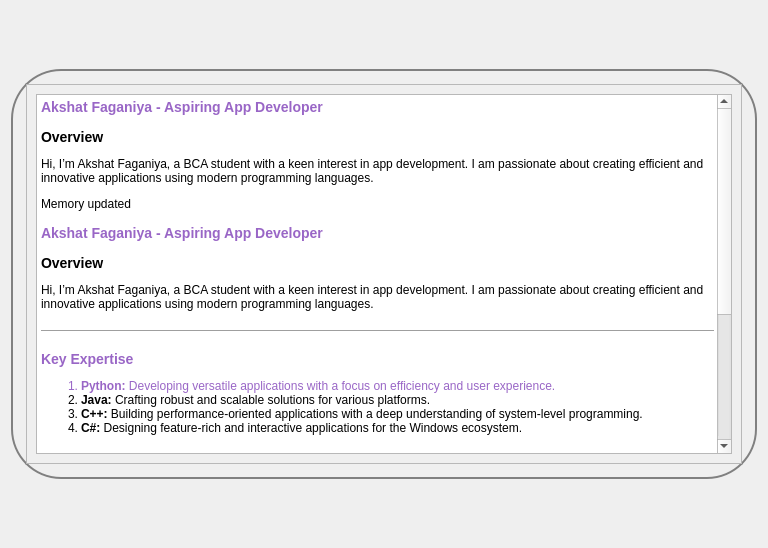
<?xml version="1.0" encoding="UTF-8"?>
<ui version="4.0">
 <class>Frame</class>
 <widget class="QFrame" name="Frame">
  <property name="geometry">
   <rect>
    <x>0</x>
    <y>0</y>
    <width>768</width>
    <height>548</height>
   </rect>
  </property>
  <property name="windowTitle">
   <string>Frame</string>
  </property>
  <layout class="QHBoxLayout" name="horizontalLayout">
   <item>
    <widget class="QWidget" name="widget" native="true">
     <property name="sizePolicy">
      <sizepolicy hsizetype="Preferred" vsizetype="Preferred">
       <horstretch>0</horstretch>
       <verstretch>0</verstretch>
      </sizepolicy>
     </property>
     <property name="minimumSize">
      <size>
       <width>0</width>
       <height>0</height>
      </size>
     </property>
     <property name="maximumSize">
      <size>
       <width>16777215</width>
       <height>410</height>
      </size>
     </property>
     <property name="styleSheet">
      <string notr="true">#widget
{
border:2px solid gray;
border-radius:50px;
}</string>
     </property>
     <layout class="QVBoxLayout" name="verticalLayout_2">
      <property name="leftMargin">
       <number>15</number>
      </property>
      <property name="topMargin">
       <number>15</number>
      </property>
      <property name="rightMargin">
       <number>15</number>
      </property>
      <property name="bottomMargin">
       <number>15</number>
      </property>
      <item>
       <widget class="QFrame" name="frame_2">
        <property name="maximumSize">
         <size>
          <width>16777215</width>
          <height>2000</height>
         </size>
        </property>
        <property name="frameShape">
         <enum>QFrame::StyledPanel</enum>
        </property>
        <property name="frameShadow">
         <enum>QFrame::Raised</enum>
        </property>
        <layout class="QGridLayout" name="gridLayout">
         <item row="0" column="0">
          <widget class="QTextEdit" name="textEdit">
           <property name="sizePolicy">
            <sizepolicy hsizetype="Preferred" vsizetype="Preferred">
             <horstretch>0</horstretch>
             <verstretch>0</verstretch>
            </sizepolicy>
           </property>
           <property name="html">
            <string>&lt;!DOCTYPE HTML PUBLIC &quot;-//W3C//DTD HTML 4.0//EN&quot; &quot;http://www.w3.org/TR/REC-html40/strict.dtd&quot;&gt;
&lt;html&gt;&lt;head&gt;&lt;meta name=&quot;qrichtext&quot; content=&quot;1&quot; /&gt;&lt;meta charset=&quot;utf-8&quot; /&gt;&lt;style type=&quot;text/css&quot;&gt;
p, li { white-space: pre-wrap; }
hr { height: 1px; border-width: 0; }
li.unchecked::marker { content: &quot;\2610&quot;; }
li.checked::marker { content: &quot;\2612&quot;; }
&lt;/style&gt;&lt;/head&gt;&lt;body style=&quot; font-family:'Segoe UI'; font-size:9pt; font-weight:400; font-style:normal;&quot;&gt;
&lt;h3 style=&quot; margin-top:14px; margin-bottom:12px; margin-left:0px; margin-right:0px; -qt-block-indent:0; text-indent:0px;&quot;&gt;&lt;span style=&quot; font-size:large; font-weight:700; color:#9966c6;&quot;&gt;Akshat Faganiya - Aspiring App Developer&lt;/span&gt;&lt;/h3&gt;
&lt;h3 style=&quot; margin-top:14px; margin-bottom:12px; margin-left:0px; margin-right:0px; -qt-block-indent:0; text-indent:0px;&quot;&gt;&lt;span style=&quot; font-size:large; font-weight:700;&quot;&gt;Overview&lt;/span&gt;&lt;/h3&gt;
&lt;p style=&quot; margin-top:12px; margin-bottom:12px; margin-left:0px; margin-right:0px; -qt-block-indent:0; text-indent:0px;&quot;&gt;Hi, I’m Akshat Faganiya, a BCA student with a keen interest in app development. I am passionate about creating efficient and innovative applications using modern programming languages.&lt;/p&gt;
&lt;p style=&quot; margin-top:0px; margin-bottom:0px; margin-left:0px; margin-right:0px; -qt-block-indent:0; text-indent:0px;&quot;&gt;Memory updated&lt;/p&gt;
&lt;h3 style=&quot; margin-top:14px; margin-bottom:12px; margin-left:0px; margin-right:0px; -qt-block-indent:0; text-indent:0px;&quot;&gt;&lt;span style=&quot; font-size:large; font-weight:700; color:#9966c6;&quot;&gt;Akshat Faganiya - Aspiring App Developer&lt;/span&gt;&lt;/h3&gt;
&lt;h3 style=&quot; margin-top:14px; margin-bottom:12px; margin-left:0px; margin-right:0px; -qt-block-indent:0; text-indent:0px;&quot;&gt;&lt;span style=&quot; font-size:large; font-weight:700;&quot;&gt;Overview&lt;/span&gt;&lt;/h3&gt;
&lt;p style=&quot; margin-top:12px; margin-bottom:12px; margin-left:0px; margin-right:0px; -qt-block-indent:0; text-indent:0px;&quot;&gt;Hi, I’m Akshat Faganiya, a BCA student with a keen interest in app development. I am passionate about creating efficient and innovative applications using modern programming languages.&lt;/p&gt;
&lt;hr /&gt;
&lt;h3 style=&quot; margin-top:14px; margin-bottom:12px; margin-left:0px; margin-right:0px; -qt-block-indent:0; text-indent:0px;&quot;&gt;&lt;span style=&quot; font-size:large; font-weight:700; color:#9966c6;&quot;&gt;Key Expertise&lt;/span&gt;&lt;/h3&gt;
&lt;ol style=&quot;margin-top: 0px; margin-bottom: 0px; margin-left: 0px; margin-right: 0px; -qt-list-indent: 1;&quot;&gt;
&lt;li style=&quot; color:#9966c6;&quot; style=&quot; margin-top:12px; margin-bottom:0px; margin-left:0px; margin-right:0px; -qt-block-indent:0; text-indent:0px;&quot;&gt;&lt;span style=&quot; font-weight:700;&quot;&gt;Python:&lt;/span&gt; Developing versatile applications with a focus on efficiency and user experience.&lt;/li&gt;
&lt;li style=&quot; margin-top:0px; margin-bottom:0px; margin-left:0px; margin-right:0px; -qt-block-indent:0; text-indent:0px;&quot;&gt;&lt;span style=&quot; font-weight:700;&quot;&gt;Java:&lt;/span&gt; Crafting robust and scalable solutions for various platforms.&lt;/li&gt;
&lt;li style=&quot; margin-top:0px; margin-bottom:0px; margin-left:0px; margin-right:0px; -qt-block-indent:0; text-indent:0px;&quot;&gt;&lt;span style=&quot; font-weight:700;&quot;&gt;C++:&lt;/span&gt; Building performance-oriented applications with a deep understanding of system-level programming.&lt;/li&gt;
&lt;li style=&quot; margin-top:0px; margin-bottom:12px; margin-left:0px; margin-right:0px; -qt-block-indent:0; text-indent:0px;&quot;&gt;&lt;span style=&quot; font-weight:700;&quot;&gt;C#:&lt;/span&gt; Designing feature-rich and interactive applications for the Windows ecosystem.&lt;/li&gt;&lt;/ol&gt;
&lt;hr /&gt;
&lt;h3 style=&quot; margin-top:14px; margin-bottom:12px; margin-left:0px; margin-right:0px; -qt-block-indent:0; text-indent:0px;&quot;&gt;&lt;span style=&quot; font-size:large; font-weight:700; color:#9966c6;&quot;&gt;Why Choose Me?&lt;/span&gt;&lt;/h3&gt;
&lt;ul style=&quot;margin-top: 0px; margin-bottom: 0px; margin-left: 0px; margin-right: 0px; -qt-list-indent: 1;&quot;&gt;
&lt;li style=&quot; margin-top:12px; margin-bottom:0px; margin-left:0px; margin-right:0px; -qt-block-indent:0; text-indent:0px;&quot;&gt;&lt;span style=&quot; font-weight:700;&quot;&gt;Passion for Learning:&lt;/span&gt; Always exploring new technologies and improving my skills.&lt;/li&gt;
&lt;li style=&quot; margin-top:0px; margin-bottom:0px; margin-left:0px; margin-right:0px; -qt-block-indent:0; text-indent:0px;&quot;&gt;&lt;span style=&quot; font-weight:700;&quot;&gt;Problem-Solving Ability:&lt;/span&gt; Adept at turning complex challenges into actionable solutions.&lt;/li&gt;
&lt;li style=&quot; margin-top:0px; margin-bottom:12px; margin-left:0px; margin-right:0px; -qt-block-indent:0; text-indent:0px;&quot;&gt;&lt;span style=&quot; font-weight:700;&quot;&gt;Dedication:&lt;/span&gt; Committed to delivering quality work with attention to detail.&lt;/li&gt;&lt;/ul&gt;
&lt;hr /&gt;
&lt;h3 style=&quot; margin-top:14px; margin-bottom:12px; margin-left:0px; margin-right:0px; -qt-block-indent:0; text-indent:0px;&quot;&gt;&lt;span style=&quot; font-size:large; font-weight:700;&quot;&gt;Contact Me&lt;/span&gt;&lt;/h3&gt;
&lt;ul style=&quot;margin-top: 0px; margin-bottom: 0px; margin-left: 0px; margin-right: 0px; -qt-list-indent: 1;&quot;&gt;
&lt;li style=&quot; margin-top:12px; margin-bottom:0px; margin-left:0px; margin-right:0px; -qt-block-indent:0; text-indent:0px;&quot;&gt;&lt;span style=&quot; font-weight:700;&quot;&gt;Phone:&lt;/span&gt; [Your contact number here]&lt;/li&gt;
&lt;li style=&quot; margin-top:0px; margin-bottom:12px; margin-left:0px; margin-right:0px; -qt-block-indent:0; text-indent:0px;&quot;&gt;&lt;span style=&quot; font-weight:700;&quot;&gt;Email:&lt;/span&gt; [Your email address here]&lt;/li&gt;&lt;/ul&gt;
&lt;p style=&quot; margin-top:12px; margin-bottom:12px; margin-left:0px; margin-right:0px; -qt-block-indent:0; text-indent:0px;&quot;&gt;Feel free to reach out for collaboration, projects, or to discuss ideas!&lt;/p&gt;&lt;/body&gt;&lt;/html&gt;</string>
           </property>
          </widget>
         </item>
        </layout>
       </widget>
      </item>
     </layout>
    </widget>
   </item>
  </layout>
 </widget>
 <resources/>
 <connections/>
</ui>
